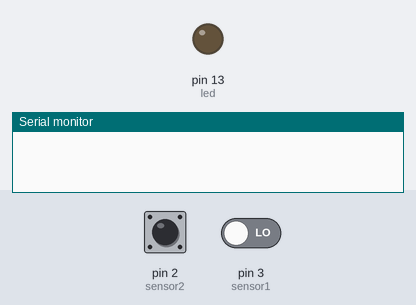
Bench run of a sketch on a simulated Arduino Uno, built with avr-gcc and run on an emulated ATmega328P. On the bench: output pins drawn as LEDs (lit = HIGH), the last lines printed to the serial monitor. The test bench sets the inputs (shaded band); at power-on: pin 2 (sensor2) LOW, pin 3 (sensor1) LOW.

Above: at 1.2 s.
1.3 s: pin 2 (sensor2) driven HIGH
At 2.5 s:
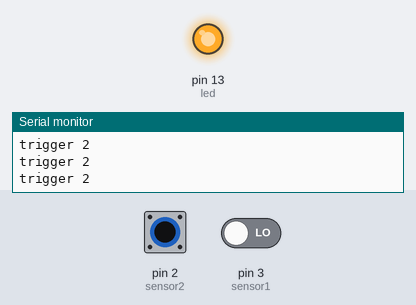
2.8 s: pin 2 (sensor2) pulsed LOW 5 times (0.12 s each, 0.3 s apart)
At 3.06 s:
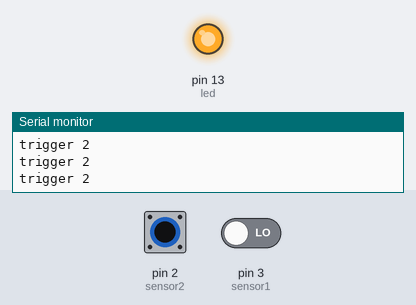
5.8 s: pin 2 (sensor2) driven LOW
At 7.0 s:
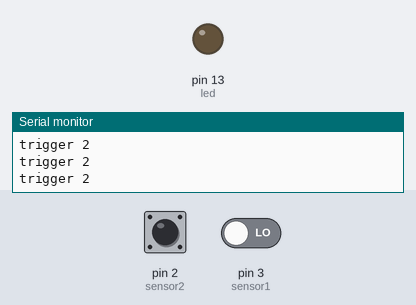
7.3 s: pin 3 (sensor1) driven HIGH
At 8.6 s:
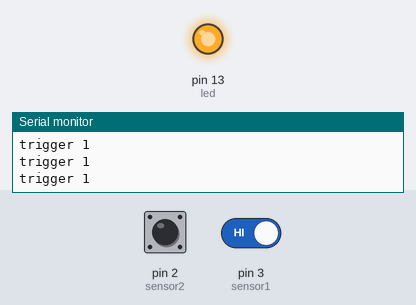
10.3 s: pin 3 (sensor1) driven LOW
At 10.6 s:
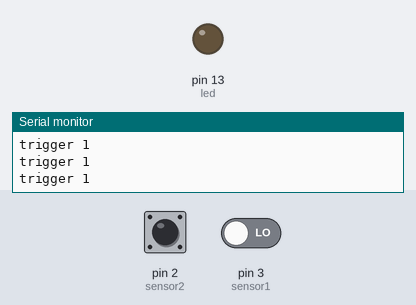
11.8 s: pin 2 (sensor2) driven HIGH and pin 3 (sensor1) driven HIGH
At 12.7 s:
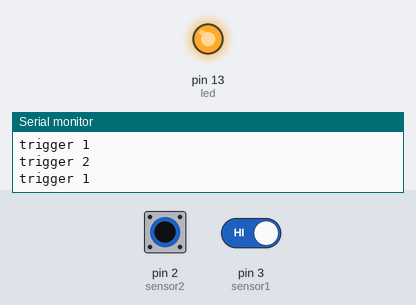
Timing chart, 0 to 14.8 s (numbered marks = the images above; inputs shaded):
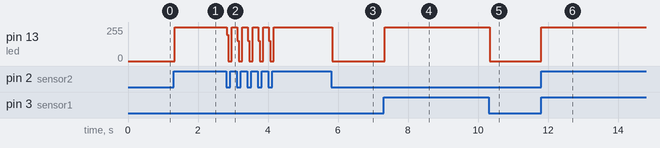

Measured:
- after the input at 1.3 s, pin 13 (led): 0/255 → 255/255 at once
- after the input at 2.8 s, pin 13 (led): 255/255 → 197/255 at once, then repeats every 0.30 s: 0/255 0.10 s, 255/255 0.16 s, 152/255 0.04 s, until it stays 255/255 from 4.2 s
- after the input at 5.8 s, pin 13 (led): 255/255 → 0/255 at once
- after the input at 7.3 s, pin 13 (led): 0/255 → 255/255 at once
- after the input at 10.3 s, pin 13 (led): 255/255 → 0/255 at once
- after the input at 11.8 s, pin 13 (led): 0/255 → 255/255 at once

The sketch:

vibrationTest.ino
```cpp
int led = 13 ;// define LED Interface
int sensor1 = 3; // define the vibration sensor interface
int sensor2 = 2;
int val1; // define numeric variables val
int val2;

void setup ()
{
  Serial.begin(9600);

  pinMode (led, OUTPUT) ; // define LED as output interface
  pinMode (sensor1, INPUT) ; // output interface defines vibration sensor
  pinMode(sensor2,INPUT);
}
void loop ()
{
   val1 = digitalRead(sensor1) ; // read digital interface is assigned a value of 3 val
   val2 = digitalRead(sensor2) ;

//Serial.println(val);

  if (val1 == HIGH) // When the shock sensor detects a signal, LED flashes
  {
    digitalWrite (led, HIGH);
    Serial.println("trigger 1");
  }
  else
  {
    digitalWrite (led, LOW);
    //Serial.println("low");
  }

  if (val2 == HIGH) // When the shock sensor detects a signal, LED flashes
  {
    digitalWrite (led, HIGH);
    Serial.println("trigger 2");
  }
  else
  {
    digitalWrite (led, LOW);
    //Serial.println("low");
  }
}
```
